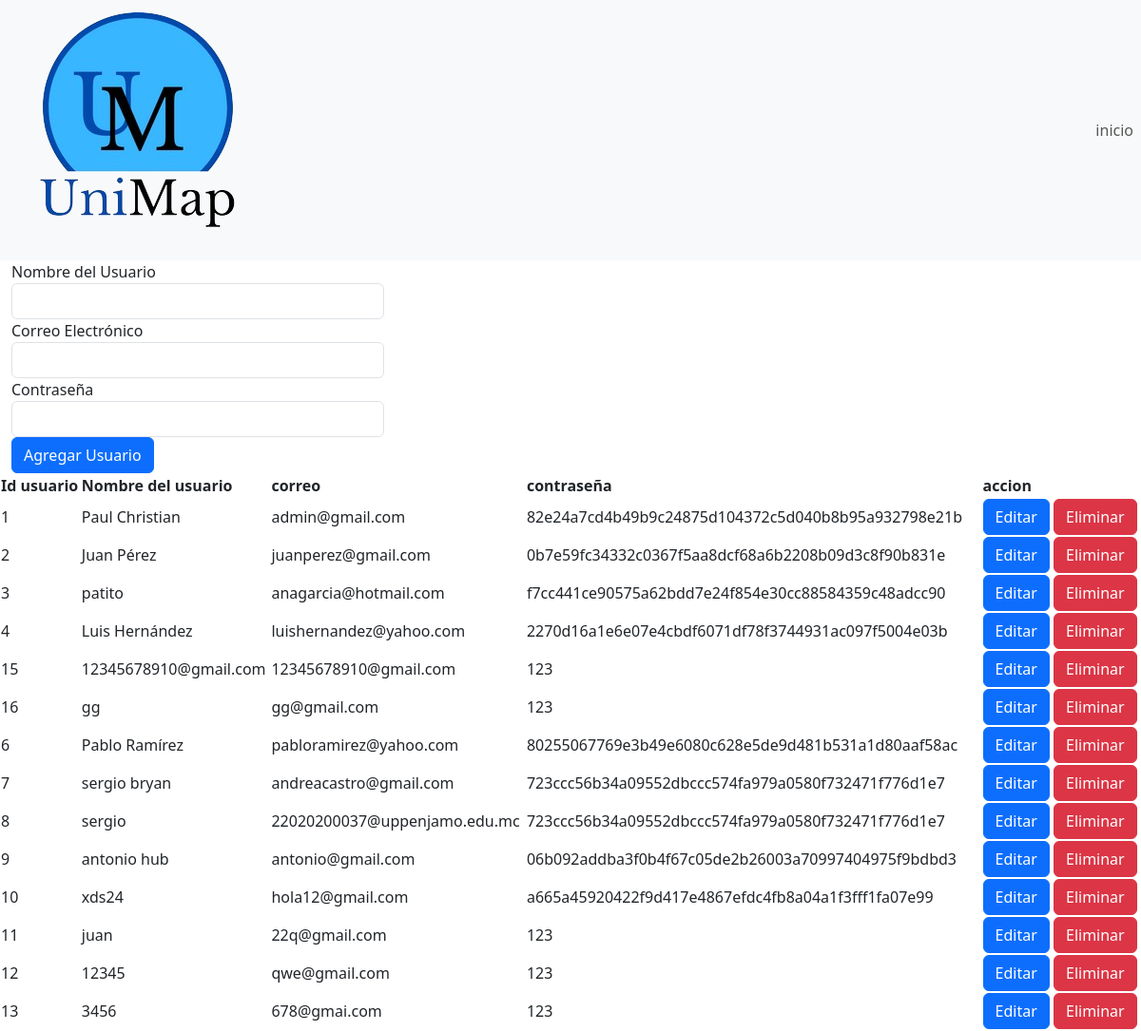
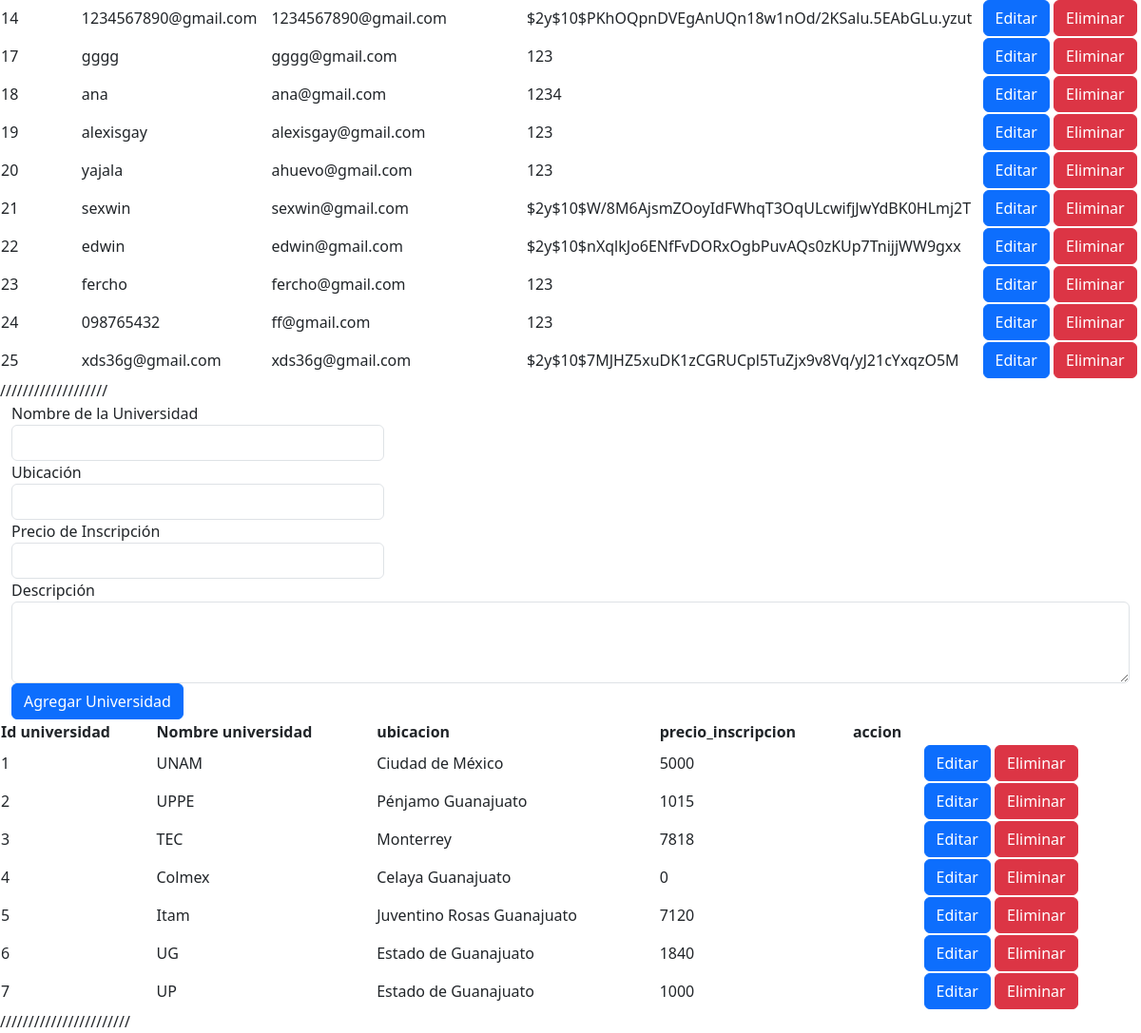
Page /Datos.php on the committed database (2 pictures, top to bottom).
### tables this page shows
CREATE TABLE `usuarios` (
  `nom` varchar(50) NOT NULL,
  `correo` varchar(50) NOT NULL,
  `pass` varchar(50) NOT NULL,
  `id` int(11) NOT NULL
);

CREATE TABLE `universidad` (
  `id` int(11) NOT NULL,
  `nombre` varchar(50) DEFAULT NULL,
  `ubicacion` varchar(255) DEFAULT NULL,
  `precio_inscripcion` int(11) DEFAULT NULL,
  `descripcion` varchar(255) DEFAULT NULL
);

### Datos.php (the view, shortened to what this page needs)
<!DOCTYPE html>
<html lang="en">
<head>
    <link rel="stylesheet" href="./Public/css/bootstrap.min.css">
    <link rel="stylesheet" href="https://cdn.jsdelivr.net/npm/bootstrap-icons@1.11.1/font/bootstrap-icons.css">
</head>
<body data-bs-theme="light">
    <div>
        <nav class="navbar navbar-expand-lg bg-body-tertiary">
            <div class="container-fluid">
                <a class="navbar-brand" href="index.php"><img src="./public./imagenes./U.png" alt=""></a>
            </div>
            <div class=" collapse navbar-collapse" id="navbarNavDropdown">
                <ul class="navbar-nav">
                    <li class="nav-item">
                        <a class="nav-link" href="index.php">inicio</a>
                    </li>
                </ul>
            </div>
        </nav>
        <div class="row mx-auto">
            <form action="datos.php" method="POST">
                <div class="col-md-4">
                    <label for="form-label">Nombre del Usuario</label>
                    <input type="text" id="nombre" name="nombre" class="form-control" required autofocus>
                </div>
                <div class="col-md-4">
                    <label for="form-label">Correo Electrónico</label>
                    <input type="email" id="correo" name="correo" class="form-control" required>
                </div>
                <div class="col-md-4">
                    <label for="form-label">Contraseña</label>
                    <input type="password" id="contrasena" name="contrasena" class="form-control" required>
                </div>
                <div class="col-md-12">
                    <button type="submit" class="btn btn-primary" name="agregar_usuario">Agregar Usuario</button>
                </div>
            </form>
        </div>
        <div class="row mx-auto">
           <table>
            <thead>
                <th>Id usuario</th>
                <th>Nombre del usuario</th>
                <th>correo</th>
                <th>contraseña</th>
                <th>accion</th>
            </thead>
                <tbody>
                <?php
                $database = new Connection();
                $db = $database->open();
                try {
                    $sql = 'SELECT * FROM usuarios';
                    foreach ($db->query($sql) as $row) { ?>
                    <tr>
                    <td>
                            <?php echo $row['id'] ?>
                        </td>
                        <td>
                            <?php echo $row['nom'] ?>
                        </td>
                        <td>
                            <?php echo $row['correo'] ?>
                        </td>
                        <td>
                            <?php echo $row['pass'] ?>
                        </td>
                        <td>
    <a class="btn btn-primary" data-bs-toggle="modal" data-bs-target="#editModal_<?php echo $row['id']; ?>">
        Editar
    </a>
                  <a class="btn btn-danger" data-bs-toggle="modal" data-bs-target="#borrarModal_<?php echo $row['id']; ?>">
                    Eliminar
                  </a>
                </td>
                    </tr>
                    <?php
                    }
                } catch (PDOException $e) {
                    echo "Error en la conexion" .
                        $e->getMessage();
                }
                ?>
            </tbody>
            </table>
        </div>
        ///////////////////
        <div class="row mx-auto">
            <form action="Datos.php" method="POST">
                <div class="col-md-4">
                    <label for="form-label">Nombre de la Universidad</label>
                    <input type="text" id="nombre_universidad" name="nombre_universidad" class="form-control" required>
                </div>
                <div class="col-md-4">
                    <label for="form-label">Ubicación</label>
                    <input type="text" id="ubicacion_universidad" name="ubicacion_universidad" class="form-control" required>
                </div>
                <div class="col-md-4">
                    <label for="form-label">Precio de Inscripción</label>
                    <input type="number" id="precio_inscripcion" name="precio_inscripcion" class="form-control" required>
                </div>
                <div class="col-md-12">
                    <label for="form-label">Descripción</label>
                    <textarea id="descripcion_universidad" name="descripcion_universidad" class="form-control" rows="3" required></textarea>
                </div>
                <button type="submit" class="btn btn-primary" name="agregar_universidad">Agregar Universidad</button>
        </form>
        </div>
        <div class="row mx-auto">
           <table>
            <thead>
                <th>Id universidad</th>
                <th>Nombre universidad</th>
                <th>ubicacion</th>
                <th>precio_inscripcion</th>
                <th>accion</th>
            </thead>
                <tbody>
                <?php
                $database = new Connection();
                $db = $database->open();
                try {
                    $sql = 'SELECT * FROM universidad';
                    foreach ($db->query($sql) as $row) { ?>
                    <tr>
                    <td>
                            <?php echo $row['id'] ?>
                        </td>
                        <td>
                            <?php echo $row['nombre'] ?>
                        </td>
                        <td>
                            <?php echo $row['ubicacion'] ?>
                        </td>
                        <td>
                            <?php echo $row['precio_inscripcion'] ?>
                        </td>
                        <td>
                        <td>
                        <a class="btn btn-primary" data-bs-toggle="modal" data-bs-target="#editUniModal_<?php echo $row['id']; ?>">
    Editar
</a>
                  <a class="btn btn-danger" data-bs-toggle="modal" data-bs-target="#borrarUniModal_<?php echo $row['id']; ?>">
                    Eliminar
                  </a>
                </td>
                    </tr>
                    <?php
                    }
                } catch (PDOException $e) {
                    echo "Error en la conexion" .
                        $e->getMessage();
                }
                ?>
            </tbody>
            </table>
        </div>
        ///////////////////////
</body>
</html>

### rows in the picture
usuarios: id "1", nom "Paul Christian", correo "admin@gmail.com", pass "82e24a7cd4b49b9c24875d104372c5d040b8b95a932798e21b"
usuarios: id "2", nom "Juan Pérez", correo "juanperez@gmail.com", pass "0b7e59fc34332c0367f5aa8dcf68a6b2208b09d3c8f90b831e"
usuarios: id "3", nom "patito", correo "anagarcia@hotmail.com", pass "f7cc441ce90575a62bdd7e24f854e30cc88584359c48adcc90"
usuarios: id "4", nom "Luis Hernández", correo "luishernandez@yahoo.com", pass "2270d16a1e6e07e4cbdf6071df78f3744931ac097f5004e03b"
usuarios: id "15", nom "12345678910@gmail.com", correo "12345678910@gmail.com", pass "123"
usuarios: id "16", nom "gg", correo "gg@gmail.com", pass "123"
usuarios: id "6", nom "Pablo Ramírez", correo "pabloramirez@yahoo.com", pass "80255067769e3b49e6080c628e5de9d481b531a1d80aaf58ac"
usuarios: id "7", nom "sergio bryan", correo "andreacastro@gmail.com", pass "723ccc56b34a09552dbccc574fa979a0580f732471f776d1e7"
usuarios: id "8", nom "sergio", correo "22020200037@uppenjamo.edu.mc", pass "723ccc56b34a09552dbccc574fa979a0580f732471f776d1e7"
usuarios: id "9", nom "antonio hub", correo "antonio@gmail.com", pass "06b092addba3f0b4f67c05de2b26003a70997404975f9bdbd3"
usuarios: id "10", nom "xds24", correo "hola12@gmail.com", pass "a665a45920422f9d417e4867efdc4fb8a04a1f3fff1fa07e99"
usuarios: id "11", nom "juan", correo "22q@gmail.com", pass "123"
usuarios: id "12", nom "12345", correo "qwe@gmail.com", pass "123"
usuarios: id "13", nom "3456", correo "678@gmai.com", pass "123"
usuarios: id "14", nom "1234567890@gmail.com", correo "1234567890@gmail.com", pass "$2y$10$PKhOQpnDVEgAnUQn18w1nOd/2KSalu.5EAbGLu.yzut"
usuarios: id "17", nom "gggg", correo "gggg@gmail.com", pass "123"
usuarios: id "18", nom "ana", correo "ana@gmail.com", pass "1234"
usuarios: id "19", nom "alexisgay", correo "alexisgay@gmail.com", pass "123"
usuarios: id "20", nom "yajala", correo "ahuevo@gmail.com", pass "123"
usuarios: id "21", nom "sexwin", correo "sexwin@gmail.com", pass "$2y$10$W/8M6AjsmZOoyIdFWhqT3OqULcwifjJwYdBK0HLmj2T"
usuarios: id "22", nom "edwin", correo "edwin@gmail.com", pass "$2y$10$nXqlkJo6ENfFvDORxOgbPuvAQs0zKUp7TnijjWW9gxx"
usuarios: id "23", nom "fercho", correo "fercho@gmail.com", pass "123"
usuarios: id "24", nom "098765432", correo "ff@gmail.com", pass "123"
usuarios: id "25", nom "xds36g@gmail.com", correo "xds36g@gmail.com", pass "$2y$10$7MJHZ5xuDK1zCGRUCpl5TuZjx9v8Vq/yJ21cYxqzO5M"
universidad: id "1", nombre "UNAM", ubicacion "Ciudad de México", precio_inscripcion "5000"
universidad: id "2", nombre "UPPE", ubicacion "Pénjamo Guanajuato", precio_inscripcion "1015"
universidad: id "3", nombre "TEC", ubicacion "Monterrey", precio_inscripcion "7818"
universidad: id "4", nombre "Colmex", ubicacion "Celaya Guanajuato", precio_inscripcion "0"
universidad: id "5", nombre "Itam", ubicacion "Juventino Rosas Guanajuato", precio_inscripcion "7120"
universidad: id "6", nombre "UG", ubicacion "Estado de Guanajuato", precio_inscripcion "1840"
universidad: id "7", nombre "UP", ubicacion "Estado de Guanajuato", precio_inscripcion "1000"
